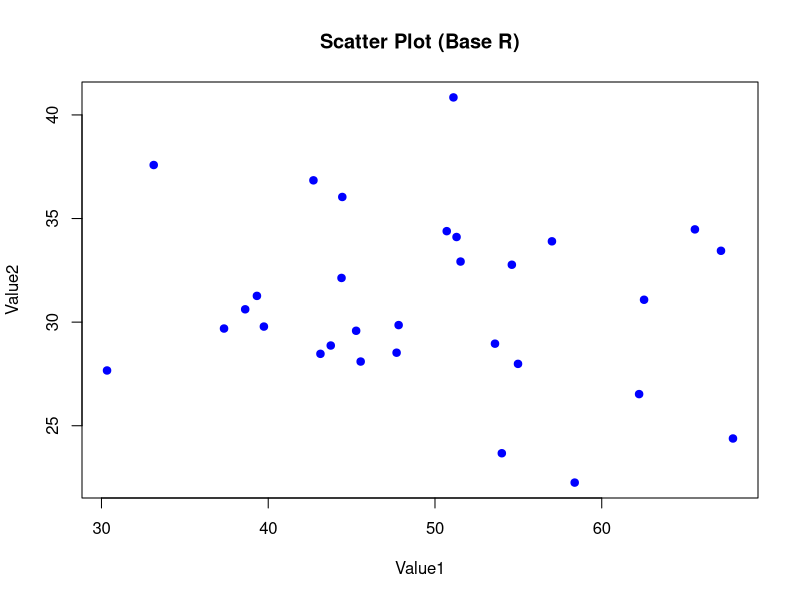
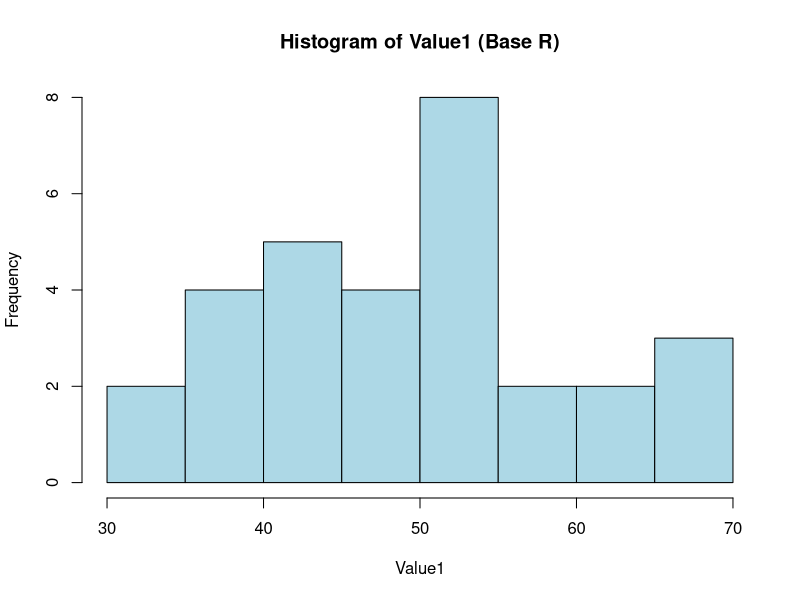
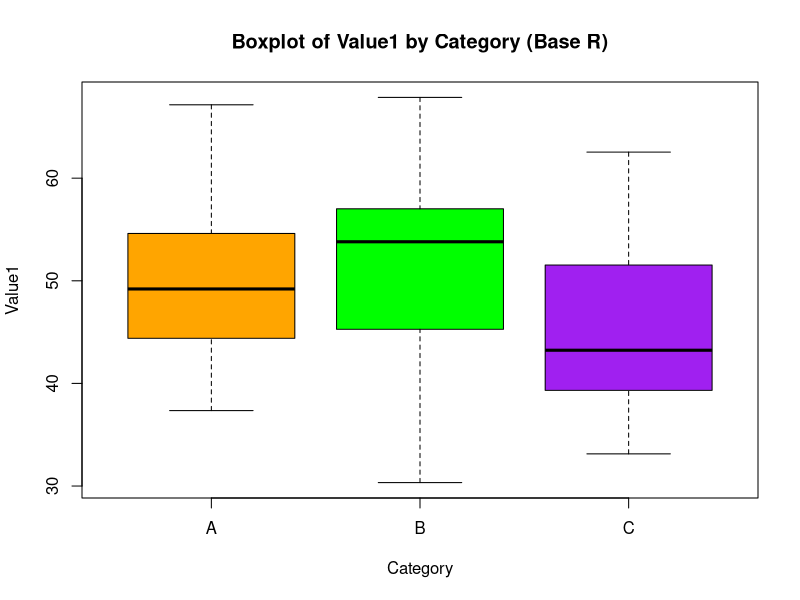
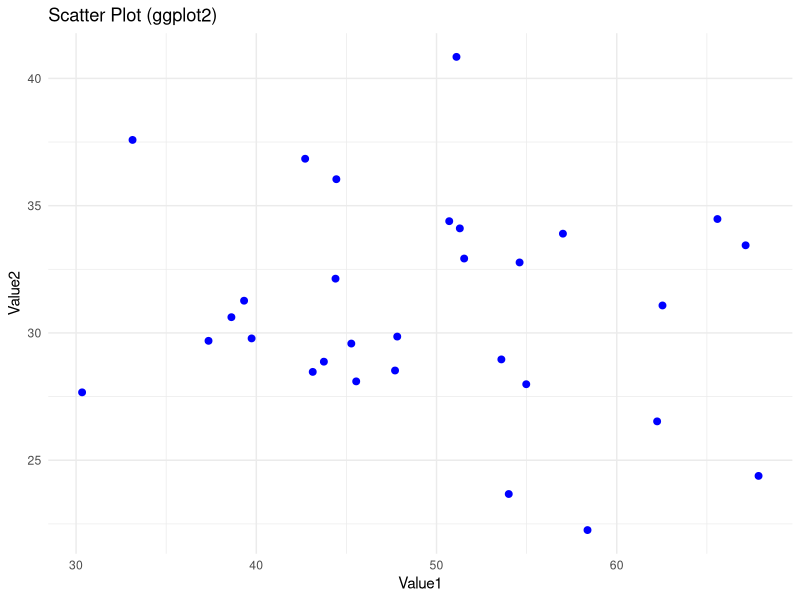
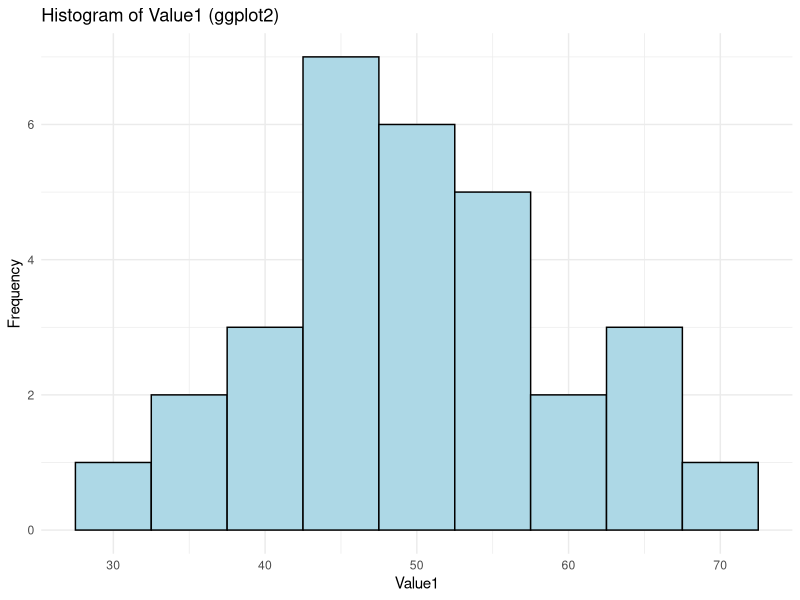
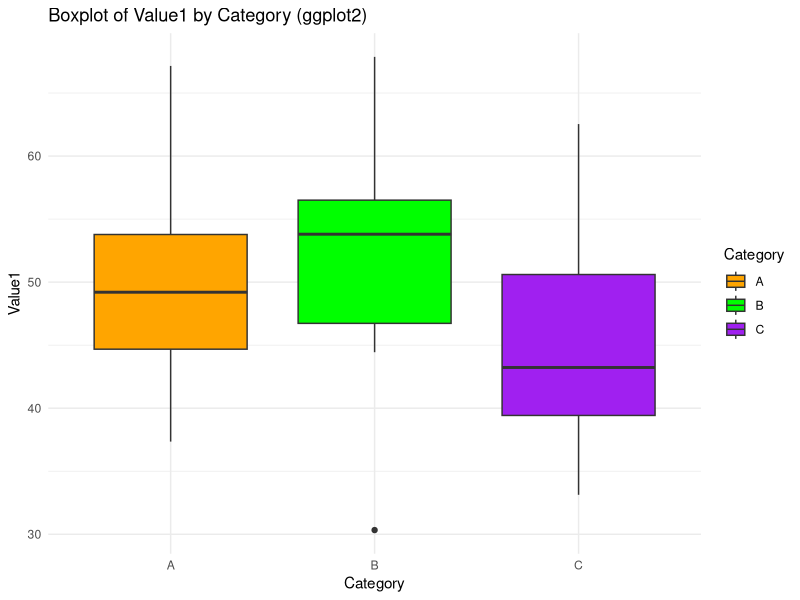
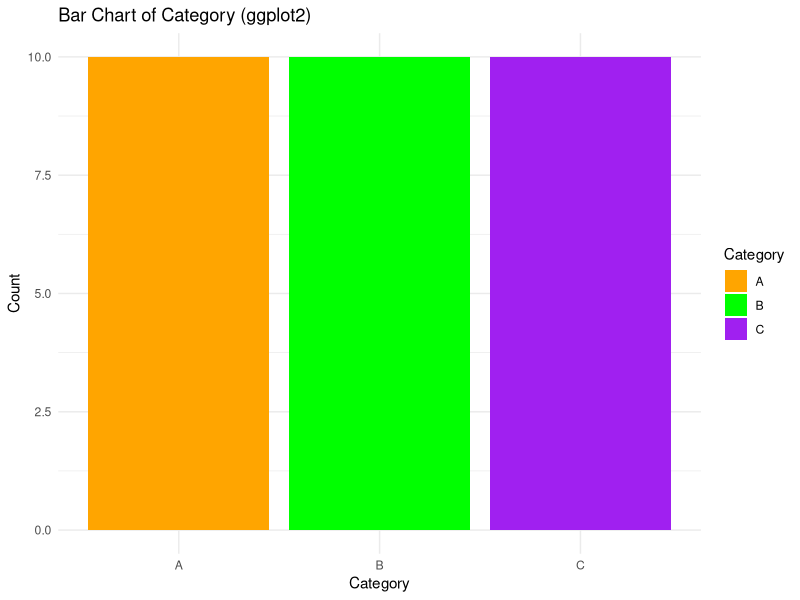
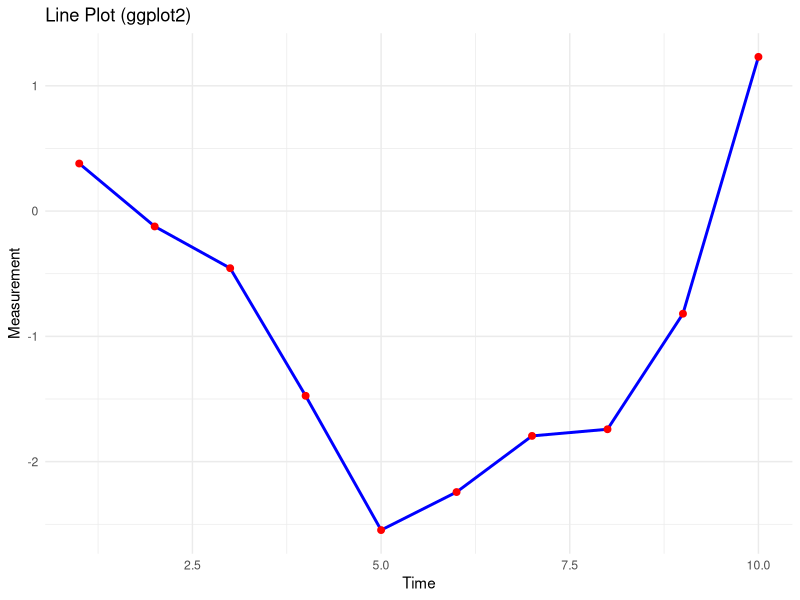

The R script that drew these images, in order:
# Load necessary libraries
install.packages("ggplot2")
library(ggplot2)  # For advanced plotting

# Set working directory (adjust the path as needed)
setwd("your/working/directory/path")

# Sample data creation
set.seed(123)  # For reproducibility
data <- data.frame(
  Category = rep(c("A", "B", "C"), each = 10),
  Value1 = rnorm(30, mean = 50, sd = 10),
  Value2 = rnorm(30, mean = 30, sd = 5)
)

# Base R Plotting

## 1. Scatter Plot using Base R
plot(data$Value1, data$Value2,
     main = "Scatter Plot (Base R)",
     xlab = "Value1",
     ylab = "Value2",
     pch = 19,        # Plotting character (filled circles)
     col = "blue")    # Color of points

## 2. Histogram using Base R
hist(data$Value1,
     main = "Histogram of Value1 (Base R)",
     xlab = "Value1",
     col = "lightblue",
     border = "black")

## 3. Boxplot using Base R
boxplot(Value1 ~ Category, data = data,
        main = "Boxplot of Value1 by Category (Base R)",
        xlab = "Category",
        ylab = "Value1",
        col = c("orange", "green", "purple"))

# ggplot2 Plotting

## 1. Scatter Plot using ggplot2
ggplot(data, aes(x = Value1, y = Value2)) +
  geom_point(color = "blue", size = 2) +
  ggtitle("Scatter Plot (ggplot2)") +
  xlab("Value1") +
  ylab("Value2") +
  theme_minimal()

## 2. Histogram using ggplot2
ggplot(data, aes(x = Value1)) +
  geom_histogram(binwidth = 5, fill = "lightblue", color = "black") +
  ggtitle("Histogram of Value1 (ggplot2)") +
  xlab("Value1") +
  ylab("Frequency") +
  theme_minimal()

## 3. Boxplot using ggplot2
ggplot(data, aes(x = Category, y = Value1, fill = Category)) +
  geom_boxplot() +
  ggtitle("Boxplot of Value1 by Category (ggplot2)") +
  xlab("Category") +
  ylab("Value1") +
  theme_minimal() +
  scale_fill_manual(values = c("orange", "green", "purple"))

## 4. Bar Chart using ggplot2
ggplot(data, aes(x = Category, fill = Category)) +
  geom_bar() +
  ggtitle("Bar Chart of Category (ggplot2)") +
  xlab("Category") +
  ylab("Count") +
  theme_minimal() +
  scale_fill_manual(values = c("orange", "green", "purple"))

## 5. Line Plot using ggplot2
# Create sample data for line plot
time_data <- data.frame(
  Time = 1:10,
  Measurement = cumsum(rnorm(10, mean = 0, sd = 1))
)

ggplot(time_data, aes(x = Time, y = Measurement)) +
  geom_line(color = "blue", size = 1) +
  geom_point(color = "red", size = 2) +
  ggtitle("Line Plot (ggplot2)") +
  xlab("Time") +
  ylab("Measurement") +
  theme_minimal()
